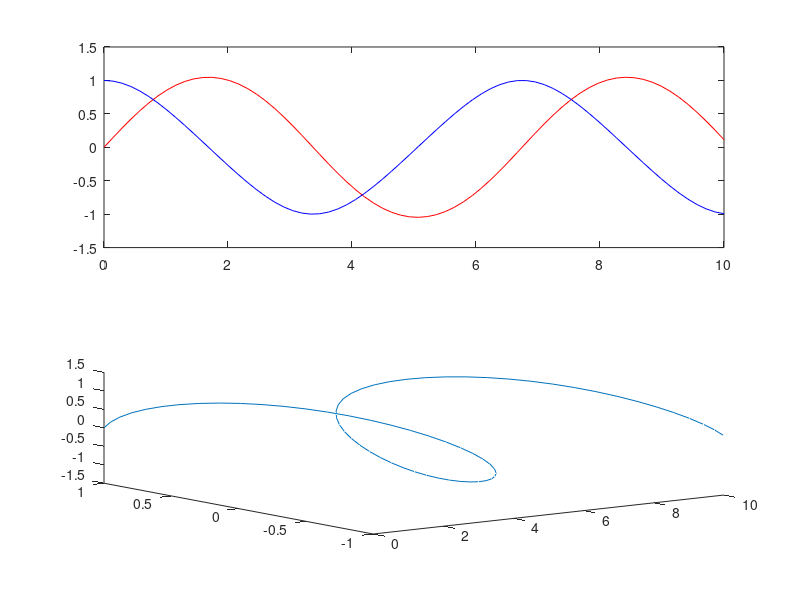

Reproduce this figure in MATLAB.
clear all; clc; close all
format long

%% esercizio 2 secondo compito : equazioni del pendolo 

% d''x/dt = -sin(x)                         dy/dt = -sin(x) : y(0) = 1;
% x(0) = 0              = (dx/dt = y) =>    dx/dt = y       : x(0) = 0; 
% dx/dt(0) = 1          
%                   trasformiamo quindi un problema il valori iniziali del
%                   II ordine in un sistema di equazioni del I ordine e
%                   risolviamo con i metodi numerici classici (R-K IV)

f = @(t,u,v)v;
g = @(t,u,v)-sin(u);

a = 0; b = pi/2;
b = 10;

n = 10;

t = linspace(a, b, n);

h = t(2)-t(1);
h2 = 0.5*h;

u(1) = 0; v(1) = 1;

prec = 1e-6;
err = inf;

temp = 0;

while 1
    
    
    for i = 1 : n-1
    
        k1 = f(t(i), u(i), v(i));
        l1 = g(t(i), u(i), v(i));
    
        k2 = f(t(i)+h2, u(i)+k1*h2, v(i)+l1*h2);
        l2 = g(t(i)+h2, u(i)+k1*h2, v(i)+l1*h2);
    
        k3 = f(t(i)+h2, u(i)+k2*h2, v(i)+l2*h2);
        l3 = g(t(i)+h2, u(i)+k2*h2, v(i)+l2*h2);
    
        k4 = f(t(i)+h, u(i)+k3*h, v(i)+l3*h);
        l4 = g(t(i)+h, u(i)+k3*h, v(i)+l3*h);
    
        u(i+1) = u(i) + (h/6)*(k1 + 2*k2 + 2*k3 + k4);
        v(i+1) = v(i) + (h/6)*(l1 + 2*l2 + 2*l3 + l4);
    
    end    
    
    if err <= prec
        break
    else 
        n = n+2;  
        err = abs(v(end)-temp);
        temp = v(end);
        t = linspace(a, b, n);

        h = t(2)-t(1);
        h2 = 0.5*h;

        u(1) = 0; v(1) = 1;
    end    
       
end

fprintf('numero di intervalli : %d\r', n);
fprintf('errore               : %e\r\n', err);


subplot(2,1,1)
plot(t, u, 'r', t, v, 'b')
subplot(2,1,2)
plot3(t,v, u)

